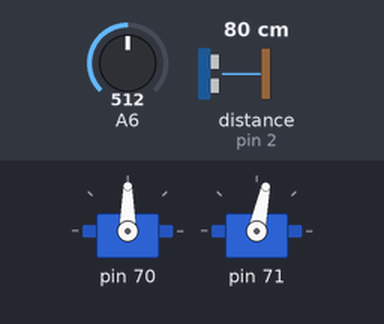
This program was run on a simulated Arduino Uno, built with avr-gcc and run on an emulated ATmega328P. Shown: 2 × servo. The inputs (shaded band) are chosen by the test bench; at power-on: distance to the obstacle (sensor on pin 2) 80 cm, A6 = 512. Random numbers use the default seed unless the program sets one.

Above: at 1.3 s.
1.4 s: distance to the obstacle (sensor on pin 2) set to 54 cm
2.9 s: distance to the obstacle (sensor on pin 2) set to 46 cm
At 3.8 s:
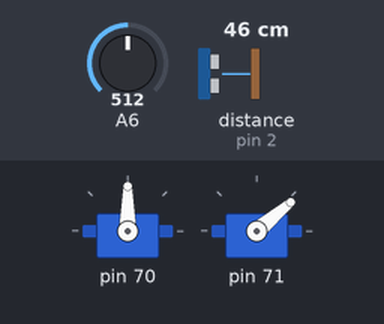
4.5 s: A6 set to 0
At 4.9 s:
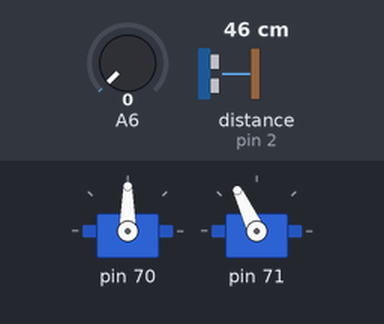
7.5 s: distance to the obstacle (sensor on pin 2) set to 34 cm
9.0 s: distance to the obstacle (sensor on pin 2) set to 28 cm
At 10.5 s:
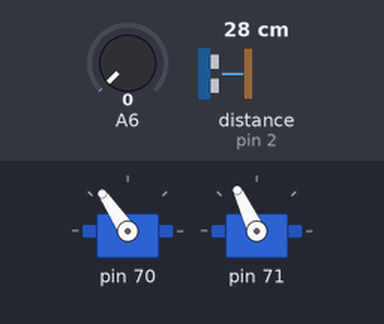
11.0 s: distance to the obstacle (sensor on pin 2) set to 35 cm
At 12.1 s:
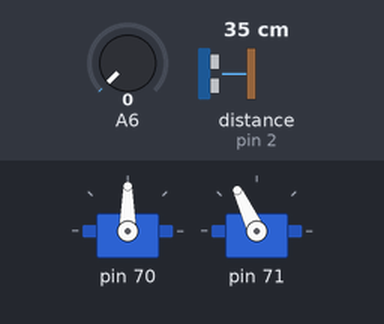
Timing chart, 0 to 15.0 s (numbered marks = the images above; inputs shaded):
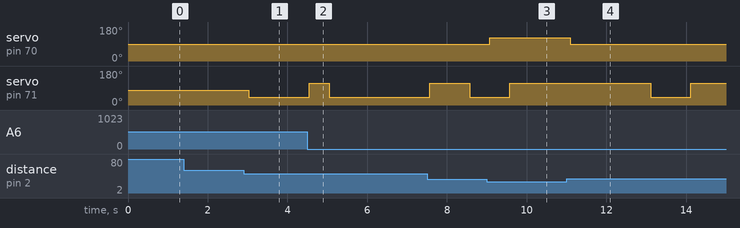

Measured:
- the behaviour switches between 51 and 50 cm on distance to the obstacle (sensor on pin 2) (found by bisection; images 0 and 1)
- the behaviour switches between 31 and 30 cm on distance to the obstacle (sensor on pin 2) (found by bisection; images 2 and 3)
- after the input at 1.4 s, every drawn part: stays the same
- after the input at 2.9 s, servo on pin 71: 78° → 40° after 0.13 s
- after the input at 4.5 s, servo on pin 71: 40° → 115° at once, → 40° 0.50 s later
- after the input at 9.0 s, servo on pin 70: 90° → 124° after 0.08 s
- after the input at 11.0 s, servo on pin 70: 124° → 90° after 0.09 s

The program:

main.cpp
```cpp
#include <Arduino.h>
#include <MeMCore.h>
Servo servo_3_1; // ESC
Servo servo_3_2; // Steering Servo
MePort port_3(3); // Init adapter
MeUltrasonicSensor ultrasonic_2(2); // Init ultrasonic
int steer = 78; // neuteral steering servo
int csp = 90; //forward speed
int bsp = 125; //backward speed
int l = 40;
int r = 115;

void setup(){
  pinMode(A7, INPUT);
  servo_3_1.attach(port_3.pin1());
  servo_3_2.attach(port_3.pin2());
  servo_3_2.write(steer);
  Serial.begin(9600);
}

void FWD () {
  servo_3_1.write(csp);
  servo_3_2.write(steer);
  delay (500);
}

void TurnLeft () {
  servo_3_1.write(csp);
  servo_3_2.write(l);
  delay (500);
}

void TurnRight () {
  servo_3_1.write(csp);
  servo_3_2.write(r);
  delay (500);
}

void BR () {
  servo_3_2.write(l);
  for (int i = csp; i < bsp; i++) {
    servo_3_1.write(i);
  }
  delay (500);
}

void BL () {
  servo_3_2.write(r);
  for (int i = csp; i < bsp; i++) {
    servo_3_1.write(i);
  }
  delay (500);
}

void loop() {
int d = ultrasonic_2.distanceCm(100);
randomSeed(analogRead(6));
int randNumber = random(2);
//Serial.print("d - ");
//Serial.println(d);
  if (d > 50 || d == 0) {
    FWD ();
    //Serial.println (">50 FWD");
  }
  else if (d > 30) {
    //Serial.print (">30 Turn");
    switch (randNumber) {
      case 0:
        TurnLeft();
        break;
      case 1:
        TurnRight();
        break;
    }
  }
  else {
    switch (randNumber) {
      case 0:
        BR();
        break;
      case 1:
        BL();
        break;
    }
  }
}
```
